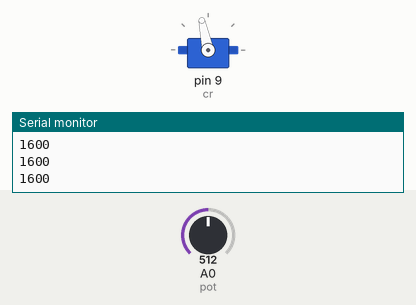
A sketch run on a simulated Arduino Uno, built with avr-gcc and run on an emulated ATmega328P. Shown: servo, the last lines printed to the serial monitor. The test bench sets the inputs (shaded band); at power-on: A0 (pot) = 512.

Above: at 1.2 s.
1.3 s: A0 (pot) set to 122
At 2.1 s:
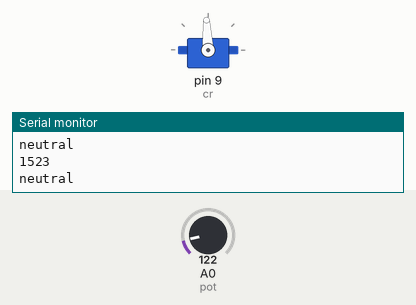
2.8 s: A0 (pot) set to 1023
At 3.4 s:
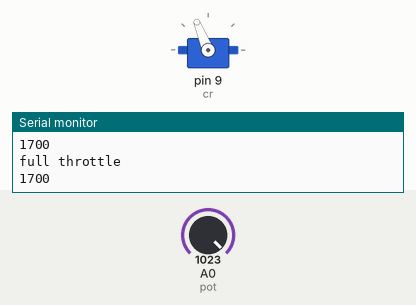
4.3 s: A0 (pot) set to 0
At 5.5 s:
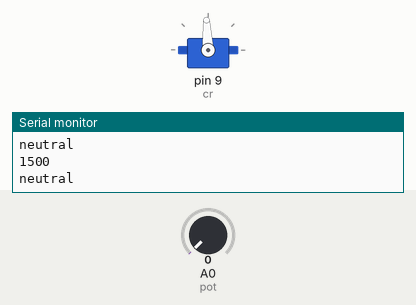
5.8 s: A0 (pot) set to 511
At 6.5 s:
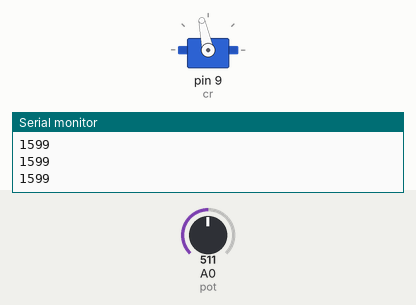
Timing chart, 0 to 8.3 s (numbered marks = the images above; inputs shaded):
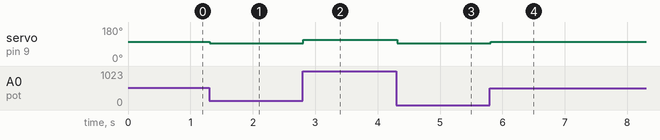

The sketch:

Potentiometer_test_unidirectional.ino
```cpp
#include <Servo.h> //includes the servo library
Servo cr; //names the servo

int pot = A0; //sets a variable called "pot" to be A0


void setup() {
  // put your setup code here, to run once:
  cr.attach(9); //connects the servo to data pin 9
  cr.write(1500); //sends a value of 1500 (neutral)
  pinMode (pot, INPUT); //designates that pin A0 is an input
  Serial.begin (9600); //designates serial communication speed


}

void loop() {
  // put your main code here, to run repeatedly:
  int potread = analogRead(pot); //declares a variable "potread" to be the values coming from A0

    int value = map (potread, 0, 1023, 1500, 1700); //maps the values from A0 to the range of the servo into a variable called "value"
   Serial.println (value); //shows us the numbers for "value"


  if (value <= 1550) //in case the potentiometer signal fluctuates
  {
    cr.write(1500); //neutral
    Serial.println ("neutral"); //the word "neutral" will show up on the serial monitor if value is between 1490 and 1550
  }


  else if (value >= 1690) //in case the potentiometer signal fluctuates
  {
    cr.write(1700); //writes 100% in opposite direction
    Serial.println ("full throttle"); //the word "full throttle" will show up on the serial monitor if value is greater than 1690
  }

  else
  {
    cr.write(value); //if the value is not close to 100% in either direction of neutral, it will output the actual value
  }

}
```

Measured:
- after the input at 1.3 s, servo on pin 9 (cr): 102° → 93° at once
- after the input at 2.8 s, servo on pin 9 (cr): 93° → 112° at once
- after the input at 4.3 s, servo on pin 9 (cr): 112° → 93° at once
- after the input at 5.8 s, servo on pin 9 (cr): 93° → 102° at once
